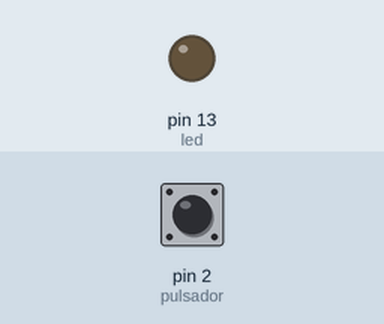
A sketch run on a simulated Arduino Uno, built with avr-gcc and run on an emulated ATmega328P. Shown: output pins drawn as LEDs (lit = HIGH). The test bench sets the inputs (shaded band); at power-on: pin 2 (pulsador) LOW.

Above: at 1.2 s.
1.3 s: pin 2 (pulsador) pulled HIGH for 0.15 s
At 1.37 s:
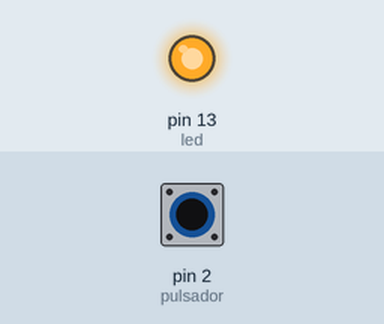
2.9 s: pin 2 (pulsador) pulled HIGH for 3.2 s
At 7.2 s:
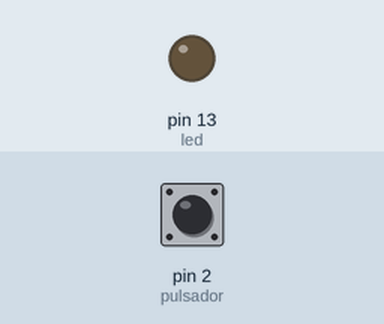
Timing chart, 0 to 8.7 s (numbered marks = the images above; inputs shaded):
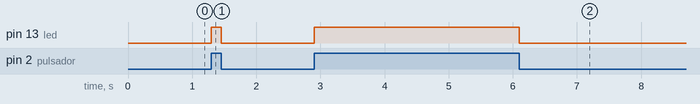

Measured:
- after the input at 1.3 s, pin 13 (led): LOW → HIGH at once, → LOW 0.15 s later
- after the input at 2.9 s, pin 13 (led): LOW → HIGH at once, → LOW 3.2 s later

The sketch:

Boton.ino
```cpp
int pulsador=2; // Pin donde se encuentra el pulsador, entrada
int led=13; // Pin donde se encuentra el LED, salida
void setup() // Se ejecuta cada vez que el Arduino se inicia
{
    pinMode(pulsador, INPUT); // Configurar el pulsador como una entrada
    pinMode(led,OUTPUT); // Configurar el LED como una salida
}
void loop() // Esta función se mantiene ejecutando
{                          // Cuando este energizado el Arduino
                           // Condicional para saber estado del pulsador
    if (digitalRead(pulsador)==HIGH)
      {
// Pulsador oprimido
       digitalWrite(led,HIGH); // Enciende el LED
      }
else
{
// Pulsador NO oprimido
         digitalWrite(led,LOW); // Apaga el LED
}
}
```
